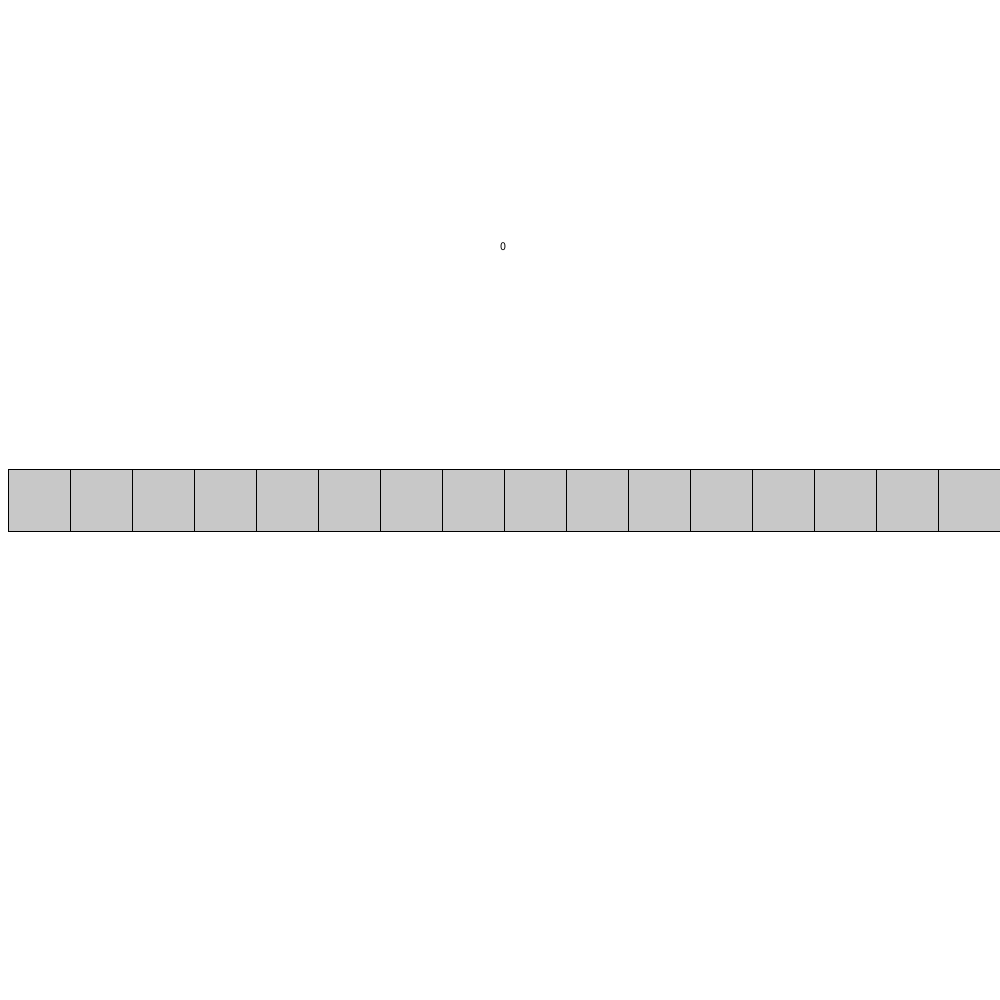
Frame 1 (no input)
Frame 60 (the mouse pressed at the canvas centre just before this capture): identical to frame 1, image omitted
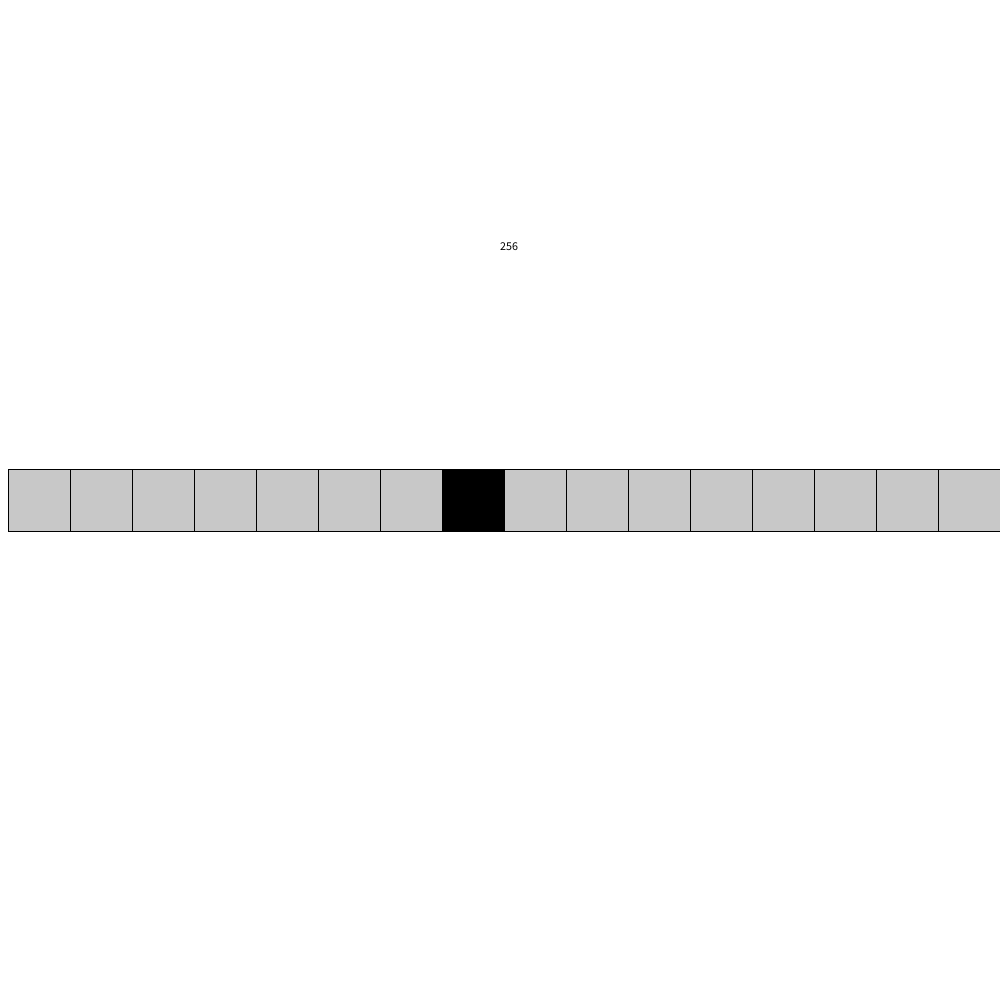
Frame 120 (the mouse held since frame 60 and released just before this capture)

The Processing sketch that drew these frames (run headless with seeded random() and noise(); from frame 60 on, the mouse is pressed at the canvas centre):

// Processing sketch: lab4BinaryYoke
// ── lab4BinaryYoke.pde
int i;
int numsquares = 16;
float rectsize;
boolean[] bool = new boolean[numsquares];

void setup()
{
  size(1000,1000);
  background(255);  
  rectsize = width/numsquares;
  text(50,50,50);
}


void draw()
{
  
  background(255);
  fill(0);
  text(binaryToDecimal(bool),width/2,height/4);
  
  for(i=0;i<numsquares;i++)
  {
    if(bool[i])
    {
      fill(0);
    }
    else
    {
      fill(200);
    }
    
    rect((width-i*rectsize-rectsize),(height/2-rectsize/2),rectsize,rectsize);
  }
}

void mousePressed()
{
  for(i=0;i<numsquares;i++)
  {
    if((mouseX > (width-(i*rectsize)-rectsize)) && (mouseX < (width-(i*rectsize))) && (mouseY > (width/2-rectsize/2)) && (mouseY < (width/2+rectsize/2)))
    {
      bool[i] = !bool[i];
    }
  }
}

int binaryToDecimal(boolean[] bool)
{
  int dec = 0;
 
  if(bool[numsquares-1] == false)
  {
    for(i=0;i<numsquares;i++)
    {
      if(bool[i]==(true))
      {
        dec +=pow(2,i);
      }
    }
  }
  else
  {
   for(i=0;i<numsquares-1;i++)
   {
     if(bool[i]==(false))
     {
       dec -=pow(2,i);
     }
    }
   dec-=1;
  }
  
  
  return dec;
  
}
